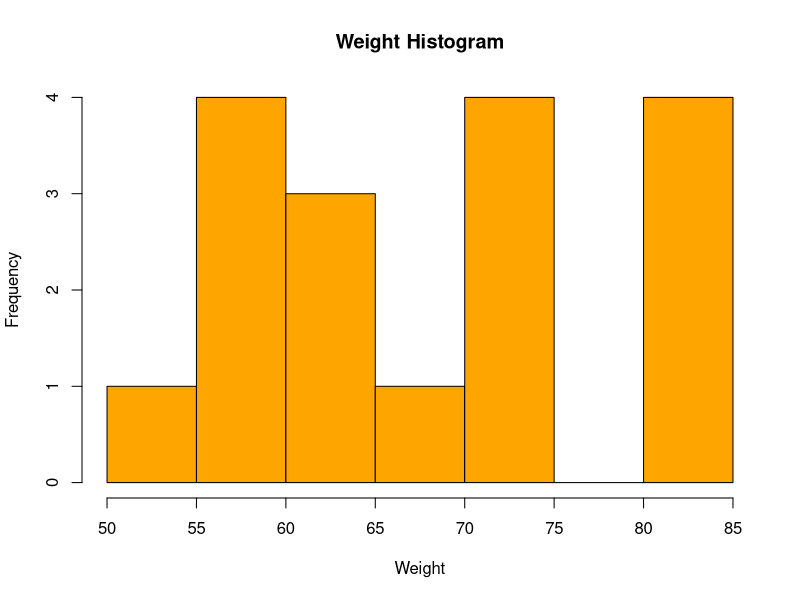
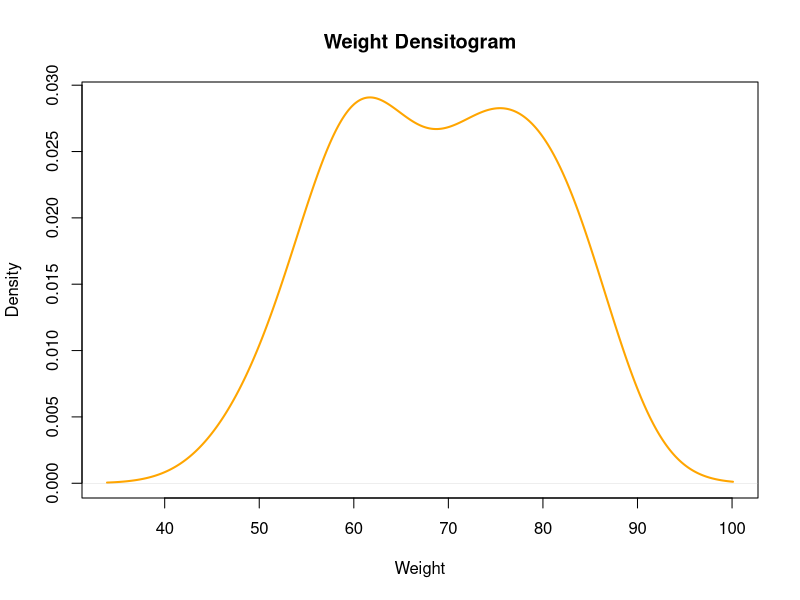
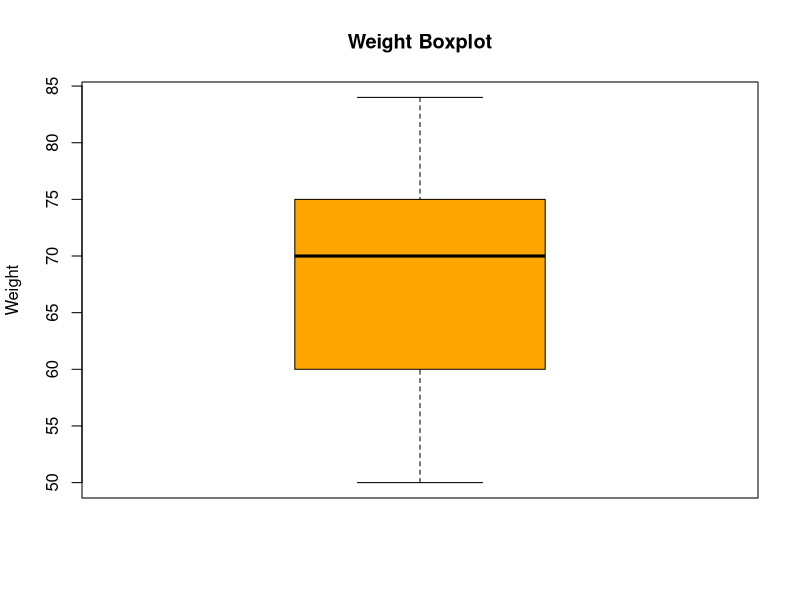

These figures' R source, in order:
## ---- chunk 1
data <- read.csv("data/data_student.csv")
summary(data)
## ---- chunk 2
library(tidyverse)
## ---- chunk 3
data %>% # "tibble" = table of data
  summarise_if(is.numeric, list( #Apply summary functions only if the column is numeric
    mean = mean,
    sd = sd,
    median = median,
    quantile = quantile,
    min = min,
    max = max
  ), na.rm = TRUE) # Ignore missing values
summary(data)
## ---- chunk 4
hist(data$Weight, 
     main = "Weight Histogram", 
     xlab = "Weight",
     col = "orange", 
     border = "black")
## ---- chunk 5
# Plot density (densitogram) for the 'Weight' column
plot(density(data$Weight, na.rm = TRUE),
     main = "Weight Densitogram",
     xlab = "Weight",
     ylab = "Density",
     col = "orange",
     lwd = 2)
## ---- chunk 6
# Boxplot for the 'Weight' column
boxplot(data$Weight,
        main = "Weight Boxplot",
        ylab = "Weight",
        col = "orange")
